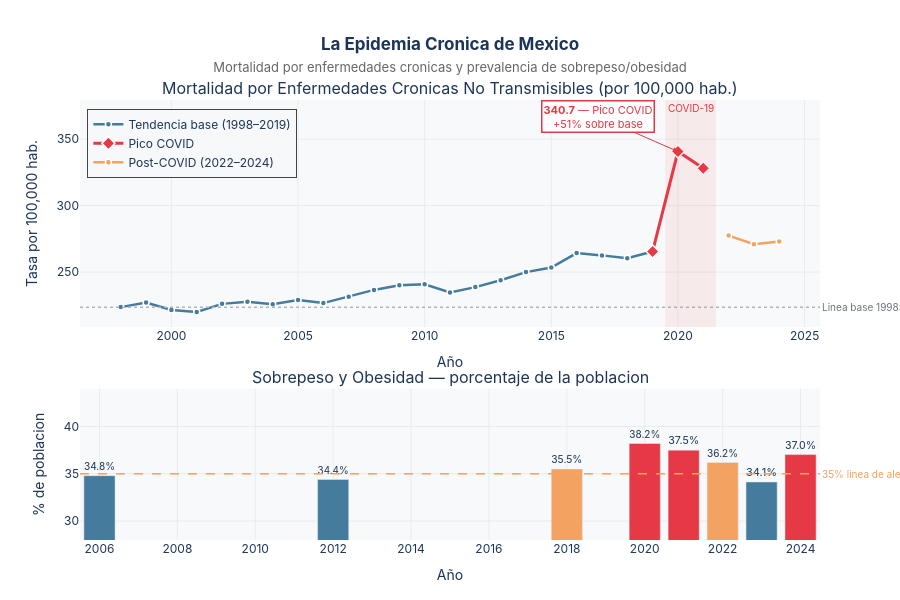

Notebook cell for this chart:
### Markdown cell above
---
## Alarma 3 — La Epidemia Crónica que no Para

Las enfermedades cardiovasculares, el cáncer, la diabetes y las enfermedades respiratorias crónicas matan a **272 personas por cada 100,000 habitantes** en México (2024).

En 1998 eran 223. En 2020, el año del COVID, llegaron a **340** — su pico histórico.  
El sistema nunca se recuperó del todo.

Detrás está otra epidemia silenciosa: el **sobrepeso y la obesidad**, que afecta al **37% de la población** y no muestra señales de reversa.

### Code cell
# ══════════════════════════════════════════════════════════════════════════════
# FIGURA 4 — Mortalidad crónica + Sobrepeso/Obesidad
# ══════════════════════════════════════════════════════════════════════════════

cron = get_serie('3.4.1')
obes = get_serie('3N.4.1A')

fig_cron = make_subplots(
    rows=2, cols=1,
    subplot_titles=[
        'Mortalidad por Enfermedades Cronicas No Transmisibles (por 100,000 hab.)',
        'Sobrepeso y Obesidad — porcentaje de la poblacion'
    ],
    vertical_spacing=0.14,
    row_heights=[0.6, 0.4]
)

# ── Panel superior: mortalidad crónica ────────────────────────────────────────
cron_pre  = cron[cron['periodo'] < 2020]
cron_cov  = cron[(cron['periodo'] >= 2019) & (cron['periodo'] <= 2021)]
cron_post = cron[cron['periodo'] > 2021]

fig_cron.add_trace(go.Scatter(
    x=cron_pre['periodo'], y=cron_pre['valor'],
    mode='lines+markers', name='Tendencia base (1998–2019)',
    line=dict(color=COLOR_NEUTRO, width=2.5),
    marker=dict(size=6, color=COLOR_NEUTRO, line=dict(width=1.5, color='white')),
    hovertemplate='<b>%{x}</b><br>Mortalidad: <b>%{y:.1f}</b> por 100k<extra></extra>'
), row=1, col=1)

fig_cron.add_trace(go.Scatter(
    x=cron_cov['periodo'], y=cron_cov['valor'],
    mode='lines+markers', name='Pico COVID',
    line=dict(color=COLOR_ALERTA, width=3),
    marker=dict(size=10, color=COLOR_ALERTA, symbol='diamond',
                line=dict(width=1.5, color='white')),
    hovertemplate='<b>%{x}</b><br>Mortalidad COVID: <b>%{y:.1f}</b> por 100k<extra></extra>'
), row=1, col=1)

fig_cron.add_trace(go.Scatter(
    x=cron_post['periodo'], y=cron_post['valor'],
    mode='lines+markers', name='Post-COVID (2022–2024)',
    line=dict(color=COLOR_ACENTO, width=2.5),
    marker=dict(size=6, color=COLOR_ACENTO, line=dict(width=1.5, color='white')),
    hovertemplate='<b>%{x}</b><br>Mortalidad: <b>%{y:.1f}</b> por 100k<extra></extra>'
), row=1, col=1)

fig_cron.add_hline(
    y=223.6, line_dash='dot', line_color='#ADB5BD', line_width=1.5,
    row=1, col=1,
    annotation_text='Linea base 1998: 223.6',
    annotation_position='right',
    annotation_font=dict(size=10, color='#6C757D')
)
fig_cron.add_vrect(
    x0=2019.5, x1=2021.5, fillcolor='rgba(230,57,70,0.08)', line_width=0,
    annotation_text='COVID-19', annotation_position='top right',
    annotation_font=dict(size=10, color=COLOR_ALERTA), row=1, col=1
)
fig_cron.add_annotation(
    x=2020, y=340.7, text='<b>340.7</b> — Pico COVID<br>+51% sobre base',
    showarrow=True, arrowhead=2, arrowcolor=COLOR_ALERTA,
    ax=-80, ay=-35, font=dict(size=11, color=COLOR_ALERTA),
    bgcolor='rgba(255,255,255,0.9)', bordercolor=COLOR_ALERTA, borderwidth=1.5,
    row=1, col=1
)

# ── Panel inferior: sobrepeso ─────────────────────────────────────────────────
fig_cron.add_trace(go.Bar(
    x=obes['periodo'], y=obes['valor'],
    name='Sobrepeso y obesidad',
    marker_color=[
        COLOR_ALERTA if v >= 37 else COLOR_ACENTO if v >= 35 else COLOR_NEUTRO
        for v in obes['valor']
    ],
    text=[f'{v:.1f}%' for v in obes['valor']],
    textposition='outside', textfont=dict(size=11),
    hovertemplate='<b>%{x}</b><br>Prevalencia: <b>%{y:.1f}%</b><extra></extra>',
    showlegend=False
), row=2, col=1)

fig_cron.add_hline(
    y=35, line_dash='dash', line_color=COLOR_ACENTO, line_width=1.5,
    row=2, col=1,
    annotation_text='35% linea de alerta', annotation_position='right',
    annotation_font=dict(size=10, color=COLOR_ACENTO)
)

fig_cron.update_xaxes(showgrid=True, gridcolor='#E9ECEF', title_text='Año')
fig_cron.update_yaxes(showgrid=True, gridcolor='#E9ECEF')
fig_cron.update_yaxes(title_text='Tasa por 100,000 hab.', row=1, col=1)
fig_cron.update_yaxes(title_text='% de poblacion', row=2, col=1, range=[28, 44])

fig_cron.update_layout(
    title=dict(
        text='<b>La Epidemia Cronica de Mexico</b><br>'
             '<span style="font-size:13px;font-weight:normal;color:#666">'
             'Mortalidad por enfermedades cronicas y prevalencia de sobrepeso/obesidad</span>',
        x=0.5, xanchor='center'
    ),
    height=600, plot_bgcolor=COLOR_FONDO, paper_bgcolor='white',
    font=dict(family='Inter, Arial, sans-serif', color='#1D3557'),
    legend=dict(x=0.01, y=0.98, bgcolor='rgba(248,249,250,0.9)', borderwidth=1),
    margin=dict(t=100, b=60)
)

fig_cron.show()

### Figure 1 — Plotly figure (JSON) as saved in the notebook; plotly's stock layout.template omitted (floating-point values rounded to 4 significant figures)
{"data": [{"hovertemplate": "<b>%{x}</b><br>Mortalidad: <b>%{y:.1f}</b> por 100k<extra></extra>", "line": {"color": "#457B9D", "width": 2.5}, "marker": {"color": "#457B9D", "line": {"color": "white", "width": 1.5}, "size": 6}, "mode": "lines+markers", "name": "Tendencia base (1998–2019)", "type": "scatter", "x": [1998, 1999, 2000, 2001, 2002, 2003, 2004, 2005, 2006, 2007, 2008, 2009, 2010, 2011, 2012, 2013, 2014, 2015, 2016, 2017, 2018, 2019], "xaxis": "x", "y": [223.6, 227.1, 221.5, 220.0, 226.1, 227.6, 225.8, 228.9, 226.6, 231.4, 236.6, 240.0, 240.8, 234.7, 238.7, 243.8, 250.0, 253.4, 264.2, 262.5, 260.4, 265.5], "yaxis": "y"}, {"hovertemplate": "<b>%{x}</b><br>Mortalidad COVID: <b>%{y:.1f}</b> por 100k<extra></extra>", "line": {"color": "#E63946", "width": 3}, "marker": {"color": "#E63946", "line": {"color": "white", "width": 1.5}, "size": 10, "symbol": "diamond"}, "mode": "lines+markers", "name": "Pico COVID", "type": "scatter", "x": [2019, 2020, 2021], "xaxis": "x", "y": [265.5, 340.7, 328.1], "yaxis": "y"}, {"hovertemplate": "<b>%{x}</b><br>Mortalidad: <b>%{y:.1f}</b> por 100k<extra></extra>", "line": {"color": "#F4A261", "width": 2.5}, "marker": {"color": "#F4A261", "line": {"color": "white", "width": 1.5}, "size": 6}, "mode": "lines+markers", "name": "Post-COVID (2022–2024)", "type": "scatter", "x": [2022, 2023, 2024], "xaxis": "x", "y": [277.4, 270.9, 272.9], "yaxis": "y"}, {"hovertemplate": "<b>%{x}</b><br>Prevalencia: <b>%{y:.1f}%</b><extra></extra>", "marker": {"color": ["#457B9D", "#457B9D", "#F4A261", "#E63946", "#E63946", "#F4A261", "#457B9D", "#E63946"]}, "name": "Sobrepeso y obesidad", "showlegend": false, "text": ["34.8%", "34.4%", "35.5%", "38.2%", "37.5%", "36.2%", "34.1%", "37.0%"], "textfont": {"size": 11}, "textposition": "outside", "type": "bar", "x": [2006, 2012, 2018, 2020, 2021, 2022, 2023, 2024], "xaxis": "x2", "y": [34.8, 34.4, 35.5, 38.2, 37.5, 36.2, 34.13, 37.03], "yaxis": "y2"}], "layout": {"annotations": [{"font": {"size": 16}, "showarrow": false, "text": "Mortalidad por Enfermedades Cronicas No Transmisibles (por 100,000 hab.)", "x": 0.5, "xanchor": "center", "xref": "paper", "y": 1, "yanchor": "bottom", "yref": "paper"}, {"font": {"size": 16}, "showarrow": false, "text": "Sobrepeso y Obesidad — porcentaje de la poblacion", "x": 0.5, "xanchor": "center", "xref": "paper", "y": 0.344, "yanchor": "bottom", "yref": "paper"}, {"font": {"color": "#6C757D", "size": 10}, "showarrow": false, "text": "Linea base 1998: 223.6", "x": 1, "xanchor": "left", "xref": "x domain", "y": 223.6, "yanchor": "middle", "yref": "y"}, {"font": {"color": "#E63946", "size": 10}, "showarrow": false, "text": "COVID-19", "x": 2022.0, "xanchor": "right", "xref": "x", "y": 1, "yanchor": "top", "yref": "y domain"}, {"arrowcolor": "#E63946", "arrowhead": 2, "ax": -80, "ay": -35, "bgcolor": "rgba(255,255,255,0.9)", "bordercolor": "#E63946", "borderwidth": 1.5, "font": {"color": "#E63946", "size": 11}, "showarrow": true, "text": "<b>340.7</b> — Pico COVID<br>+51% sobre base", "x": 2020, "xref": "x", "y": 340.7, "yref": "y"}, {"font": {"color": "#F4A261", "size": 10}, "showarrow": false, "text": "35% linea de alerta", "x": 1, "xanchor": "left", "xref": "x2 domain", "y": 35, "yanchor": "middle", "yref": "y2"}], "font": {"color": "#1D3557", "family": "Inter, Arial, sans-serif"}, "height": 600, "legend": {"bgcolor": "rgba(248,249,250,0.9)", "borderwidth": 1, "x": 0.01, "y": 0.98}, "margin": {"b": 60, "t": 100}, "paper_bgcolor": "white", "plot_bgcolor": "#F8F9FA", "shapes": [{"line": {"color": "#ADB5BD", "dash": "dot", "width": 1.5}, "type": "line", "x0": 0, "x1": 1, "xref": "x domain", "y0": 223.6, "y1": 223.6, "yref": "y"}, {"fillcolor": "rgba(230,57,70,0.08)", "line": {"width": 0}, "type": "rect", "x0": 2020.0, "x1": 2022.0, "xref": "x", "y0": 0, "y1": 1, "yref": "y domain"}, {"line": {"color": "#F4A261", "dash": "dash", "width": 1.5}, "type": "line", "x0": 0, "x1": 1, "xref": "x2 domain", "y0": 35, "y1": 35, "yref": "y2"}], "title": {"text": "<b>La Epidemia Cronica de Mexico</b><br><span style=\"font-size:13px;font-weight:normal;color:#666\">Mortalidad por enfermedades cronicas y prevalencia de sobrepeso/obesidad</span>", "x": 0.5, "xanchor": "center"}, "xaxis": {"anchor": "y", "domain": [0, 1], "gridcolor": "#E9ECEF", "showgrid": true, "title": {"text": "Año"}}, "xaxis2": {"anchor": "y2", "domain": [0, 1], "gridcolor": "#E9ECEF", "showgrid": true, "title": {"text": "Año"}}, "yaxis": {"anchor": "x", "domain": [0.484, 1], "gridcolor": "#E9ECEF", "showgrid": true, "title": {"text": "Tasa por 100,000 hab."}}, "yaxis2": {"anchor": "x2", "domain": [0, 0.344], "gridcolor": "#E9ECEF", "range": [28, 44], "showgrid": true, "title": {"text": "% de poblacion"}}}}
